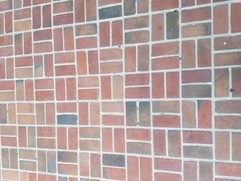
#> input picture Photos/Small/Bricks.jpg, 241 x 181 px, shrunk from 2309 x 1732 before the run, given in place of Stone.jpg, which was not available
$ jupyter execute Testing.ipynb   (shell and % lines are left out)
#> lines starting #> are read from the running program, lines starting #| are printed output that depends on the picture; pictures that were not available may be replaced by others from this repository, and a replacement may not be noted
#> in train_convert, im is the input picture: shape (181, 241, 3); mean R, G, B 181.9, 162.6, 159.9
[cell 1]
import numpy as np
from skimage.io import imread
from scipy.spatial.distance import cdist
from PIL import Image
import time
import os
from matplotlib.pyplot import imshow

[cell 2]
class K_means:
    def __init__(self, k, dist='euclidean', dim=3):
        self.K = k
        self.centers = None
        self.dist = dist
        self.dim = None

    def train(self, data, iterations):
#> called with iterations = 100
        self.dim = data.shape[2]
#> self.dim = 3
        total_points = data.shape[0] * data.shape[1]
#> total_points = 43621
        data = np.reshape(data, (total_points, self.dim)) # This makes the data into a 2d matrix
        self.centers = np.random.random(size=(self.K, self.dim)) * 255.0 # Randomly assign initial centers
#> self.centers = [[139.9, 182.4, 153.7]]

        for _ in range(iterations):
            distances = cdist(data, self.centers, metric=self.dist) # Compute all of the distances from point to center
            nearest_center = np.argmin(distances, axis=1) # Get index of nearest center

            for i in range(self.K):
                mask = nearest_center == i # Select all of the points in the cluster
                if np.sum(mask) > 0:
                    self.centers[i] = np.mean(data[mask], axis=0) # If the cluster is nonempty set the center to the average
                else:
                    self.centers[i] = np.random.random(size=(self.dim)) * 255.0 # If the cluster is empty reassign it randomly
#> after the loop, self.centers = [[181.9, 162.6, 159.9]]
            #self.centers = np.clip(self.centers, 0, 255)

    def transform(self, data):
        shape = data.shape
#> shape = (181, 241, 3)
        total_points = shape[0] * shape[1]
#> total_points = 43621
        data = np.reshape(data, (total_points, self.dim))
        transform = {i: self.centers[i] for i in range(self.centers.shape[0])}
#> transform = {0: [181.9, 162.6, 159.9]}

        distances = cdist(data, self.centers, metric=self.dist)
        nearest_center = list(np.argmin(distances, axis=1))
#> nearest_center = 43621 items

        new_data = [transform[center] for center in nearest_center]
#> new_data = 43621 items
        return np.reshape(np.vstack(new_data), shape)
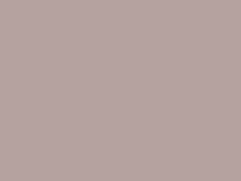
#> returned value: shape (181, 241, 3) float64; mean of channels 0, 1, 2 181.9, 162.6, 159.9; drawn as R, G, B

[cell 3]
def train_convert(path, k, iters):
    im = imread(path)
    im = im.astype('float')

    model = K_means(k)
    model.train(im, iters)

    transform = model.transform(im)
    return model, Image.fromarray(transform.astype('uint8'))

[cell 4]
FILE_NAMES = ['Stone', 'Library_Wall', 'Green', 'Evans_Frat', 'Construction', 'Bricks']
Ks = [1, 2, 5, 10, 20]
ITERS = 100

[cell 5]
for file in FILE_NAMES:
    for k in Ks:
        model, img = train_convert(f'Photos//Small//{file}.jpg', k, ITERS)
        img.save(f'Photos//Results//{file}//{file}_{k}.jpg')
#> pass 2 of the loop `for file in FILE_NAMES:`:
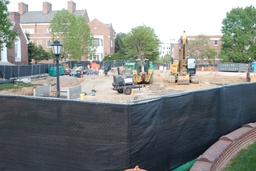
#> input picture Photos/Small/Construction.JPG, 256 x 171 px, shrunk from 2449 x 1632 before the run, given in place of Library_Wall.jpg, which was not available
#> in train_convert, im is the input picture: shape (171, 256, 3); mean R, G, B 128.8, 133.6, 130.8
#> transform = {0: [128.8, 133.6, 130.8]}
#> nearest_center = 43776 items
#> in transform (call 6), `return np.reshape(np.vstack(new_data), shape)`:
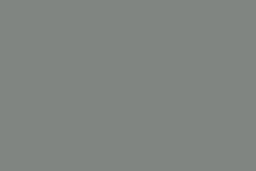
#> returned value: shape (171, 256, 3) float64; mean of channels 0, 1, 2 128.8, 133.6, 130.8; drawn as R, G, B
#> img: PIL image 256x171 RGB
#> pass 3 of the loop `for file in FILE_NAMES:`:
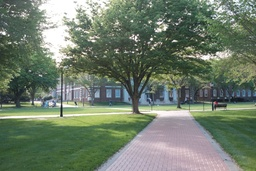
#> input picture Photos/Small/Green.JPG, 256 x 171 px, shrunk from 2449 x 1632 before the run, found by its file name
#> in train_convert, im is the input picture: shape (171, 256, 3); mean R, G, B 111.7, 125.1, 107.3
#> transform = {0: [111.7, 125.1, 107.3]}
#> in transform (call 11), `return np.reshape(np.vstack(new_data), shape)`:
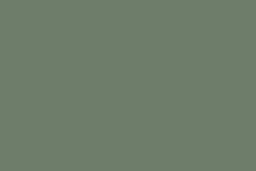
#> returned value: shape (171, 256, 3) float64; mean of channels 0, 1, 2 111.7, 125.1, 107.3; drawn as R, G, B
#> the loop made 6 passes; the first 3 are shown
